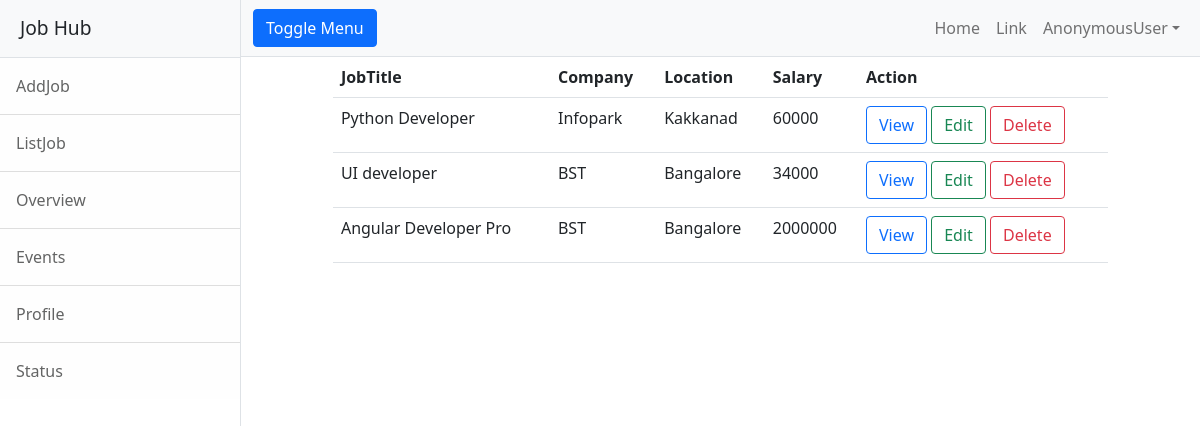
Screenshot of /employer/jobs/all with the database file from the repository.
### employer/models.py (models this page shows, shortened)
class Jobs(models.Model):
    job_title_name=models.CharField(max_length=150)
    company_name=models.CharField(max_length=150)
    location=models.CharField(max_length=150)
    salary=models.PositiveIntegerField(null=True)
    experience=models.PositiveIntegerField(default=0)

### employer/views.py (the view)
# urls.py: path('jobs/all',views.ListJobView.as_view(),name="emp-alljobs"),
class ListJobView(ListView):
    model=Jobs
    context_object_name="jobs"
    template_name="emp-listjob.html"

### employer/templates/emp-listjob.html
{%extends 'base.html'%}
{%block body_block%}
<div class="row">
    <div class="col-1"></div>
    <div class="col-10">
        <table class="table">
            <tr>
                <th>JobTitle</th>
                <th>Company</th>
                <th>Location</th>
                <th>Salary</th>
                <th>Action</th>
            </tr>
            {%for job in jobs%}
            <tr>
                <td>{{job.job_title_name}}</td>
                <td>{{job.company_name}}</td>
                <td>{{job.location}}</td>
                <td>{{job.salary}}</td>
                <td>
                    <a href="{%url 'emp-jobdetail' job.id%}" class="btn btn-outline-primary">View</a>
                    <a href="{%url 'emp-editjob' job.id%}" class="btn btn-outline-success">Edit</a>
                    <a href="{%url 'emp-deletejob' job.id%}" class="btn btn-outline-danger">Delete</a>
                </td>
            </tr>
            {%endfor%}
        </table>
    </div>
    <div class="col-1"></div>
</div>
{%endblock%}

### employer/templates/base.html (shortened to what this page needs)
<!DOCTYPE html>
{%load static%}
<html lang="en">
    <head>
        <link href="{%static 'css/styles.css'%}" rel="stylesheet" />
    </head>
    <body>
        <div class="d-flex" id="wrapper">
            <div class="border-end bg-white" id="sidebar-wrapper">
                <div class="sidebar-heading border-bottom bg-light">Job Hub</div>
                <div class="list-group list-group-flush">
                    <a class="list-group-item list-group-item-action list-group-item-light p-3" href="{%url 'emp-addjob' %}">AddJob</a>
                    <a class="list-group-item list-group-item-action list-group-item-light p-3" href="{%url 'emp-alljobs' %}">ListJob</a>
                    <a class="list-group-item list-group-item-action list-group-item-light p-3" href="#!">Overview</a>
                    <a class="list-group-item list-group-item-action list-group-item-light p-3" href="#!">Events</a>
                    <a class="list-group-item list-group-item-action list-group-item-light p-3" href="#!">Profile</a>
                    <a class="list-group-item list-group-item-action list-group-item-light p-3" href="#!">Status</a>
                </div>
            </div>
            <div id="page-content-wrapper">
                <nav class="navbar navbar-expand-lg navbar-light bg-light border-bottom">
                    <div class="container-fluid">
                        <button class="btn btn-primary" id="sidebarToggle">Toggle Menu</button>
                        <div class="collapse navbar-collapse" id="navbarSupportedContent">
                            <ul class="navbar-nav ms-auto mt-2 mt-lg-0">
                                <li class="nav-item active"><a class="nav-link" href="#!">Home</a></li>
                                <li class="nav-item"><a class="nav-link" href="#!">Link</a></li>
                                <li class="nav-item dropdown">
                                    <a class="nav-link dropdown-toggle" id="navbarDropdown" href="#" role="button" data-bs-toggle="dropdown" aria-haspopup="true" aria-expanded="false">{{request.user}}</a>
                                </li>
                            </ul>
                        </div>
                    </div>
                </nav>
                <div class="container-fluid">
                    {%block body_block%}
                    {%endblock%}
                </div>
            </div>
        </div>
    </body>
</html>

### rows the page displays
Jobs: job_title_name "Python Developer", company_name "Infopark", location "Kakkanad", salary "60000"
Jobs: job_title_name "UI developer", company_name "BST", location "Bangalore", salary "34000"
Jobs: job_title_name "Angular Developer Pro", company_name "BST", location "Bangalore", salary "2000000"

### other values shown
{{ request.user }} "AnonymousUser"
